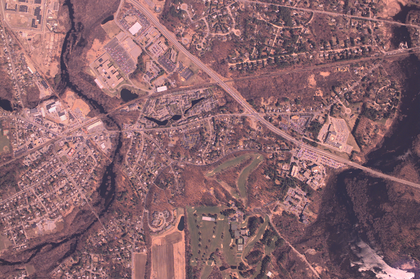
%> input picture Digital Image Processing/Histogram_Matching/color_cast.png, 420 x 279 px, shrunk from 1530 x 1018 before the run
$ octave myHistMatch_RGB.m   (GNU Octave 9; MATLAB toolbox functions it lacks are replaced by stand-ins)
%> lines starting %> are read from the running program, lines starting %| are printed output that depends on the picture
% function [enhancedImage] = myHistMatch(inputImage, refImage)
    % Read both the input Image and the reference image
    I = imread('color_cast.png');
%> I is the input picture: size 279x420x3 uint8; mean R, G, B 138.5, 101.6, 109.1
    Ref_image = imread('hist_ref.png');
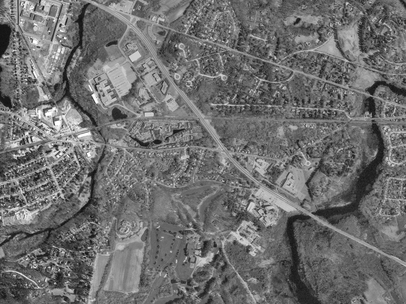
%> input picture Digital Image Processing/Histogram_Matching/hist_ref.png, 406 x 304 px, shrunk from 1478 x 1108 before the run
%> Ref_image is the input picture: size 304x406 uint8; min 15, max 255, mean 110.8

    % Separate the RGB channels from I.
    R = I(:,:,1);
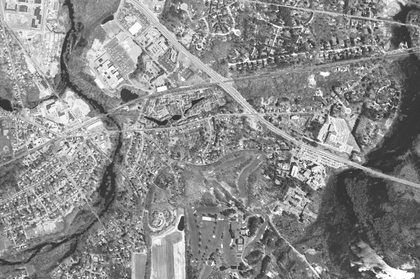
%> R: size 279x420 uint8; min 32, max 255, mean 138.5
    G = I(:,:,2);
    B = I(:,:,3);
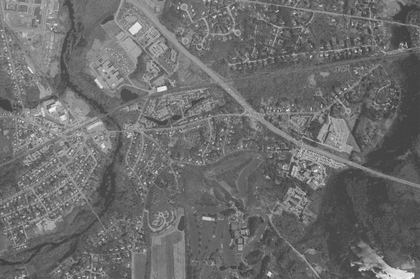
%> B: size 279x420 uint8; min 55, max 255, mean 109.1

    % Find out the sizes of input and reference image
    image_size_ref = size(Ref_image);
%> image_size_ref = [304 406]
    image_size_RGB = size(R);
%> image_size_RGB = [279 420]

    % Initialize enhanced image
    enhancedImage = zeros(image_size_RGB(1,1), image_size_RGB(1,2), 3, 'uint8');

    % Find the total pixel of the image

    tp_ref = image_size_ref(1,1) * image_size_ref(1,2);
%> tp_ref = 123424
    ref_normalized = zeros(1,256);

    % Precalculate the reference constant:
    ref_constant = 1 / tp_ref;
%> ref_constant = 8.1e-06

    % Calculate the normalized reference image
    for i = 1:1:image_size_ref(1,1)
        for j = 1:1:image_size_ref(1,2)
            temp = Ref_image(i,j);
                ref_normalized(1,temp+1) = ref_normalized(1,temp+1) + ref_constant;
        end
    end
%> after the loop, ref_normalized = 256 values, max 0.014 at index 104, min 0 at index 1, mean 0.00391

    % Compute on RGB
    tp_RGB = image_size_RGB(1,1) * image_size_RGB(1,2);
%> tp_RGB = 117180
    ref_R = zeros(1,256);
    ref_G = zeros(1,256);
    ref_B = zeros(1,256);

    % Precalculate the constant:
    RGB_constant = 1 / tp_RGB;
%> RGB_constant = 8.53e-06

    % For R channel
    for i = 1:1:image_size_RGB(1,1)
        for j = 1:1:image_size_RGB(1,2)
            temp = R(i,j);
                ref_R(1,temp+1) = ref_R(1,temp+1) + RGB_constant;
        end
    end
%> after the loop, ref_R = 256 values, max 0.00952 at index 135, min 0 at index 1, mean 0.00391

    % For G channel
    for i = 1:1:image_size_RGB(1,1)
        for j = 1:1:image_size_RGB(1,2)
            temp = G(i,j);
                ref_G(1,temp+1) = ref_G(1,temp+1) + RGB_constant;
        end
    end
%> after the loop, ref_G = 256 values, max 0.0146 at index 92, min 0 at index 1, mean 0.00391

    % For B channel
    for i = 1:1:image_size_RGB(1,1)
        for j = 1:1:image_size_RGB(1,2)
            temp = B(i,j);
                ref_B(1,temp+1) = ref_B(1,temp+1) + RGB_constant;
        end
    end
%> after the loop, ref_B = 256 values, max 0.0206 at index 102, min 0 at index 1, mean 0.00391

    % Initiate CDF for ref and R G B
    cdf_ref = zeros(1,256);
    cdf_R = zeros(1,256);
    cdf_G = zeros(1,256);
    cdf_B = zeros(1,256);
    temp2 = 0.0;

    % Calculate CDF for reference
    for i = 1:1:256
       temp2 = temp2 + ref_normalized(1,i);
       cdf_ref(1,i) = temp2;
    end
%> this loop made 256 passes
%> temp2 on passes 1 to 3: 0, 0, 0
%> after the loop, cdf_ref = 256 values from 0 to 1; temp2 = 1

    % Calculate CDF for RGB
    temp2 = 0.0;
    for i = 1:1:256
       temp2 = temp2 + ref_R(1,i);
       cdf_R(1,i) = temp2;
    end
%> after the loop, cdf_R = 256 values from 0 to 1; temp2 = 1

    temp2 = 0.0;
    for i = 1:1:256
       temp2 = temp2 + ref_G(1,i);
       cdf_G(1,i) = temp2;
    end
%> after the loop, cdf_G = 256 values from 0 to 1; temp2 = 1

    temp2 = 0.0;
    for i = 1:1:256
       temp2 = temp2 + ref_B(1,i);
       cdf_B(1,i) = temp2;
    end
%> after the loop, cdf_B = 256 values from 0 to 1; temp2 = 1

    M = zeros(1, 256);

    % Mapping between R and ref.
    for i = 1 : 256
        [~,ind] = min(abs(cdf_R(i) - cdf_ref));
        M(i) = ind-1;
    end
%> this loop made 256 passes
%> ind on passes 1 to 3: 1, 1, 1
%> after the loop, M = 256 values from 0 to 254
    enhanced_R = uint8(M(double(R)+1));
    enhancedImage(:,:,1) = enhanced_R;
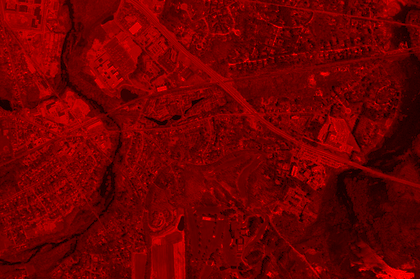
%> enhancedImage: size 279x420x3 uint8; mean R, G, B 110.8, 0, 0

    % Mapping between G and ref.
    for i = 1 : 256
        [~,ind] = min(abs(cdf_G(i) - cdf_ref));
        M(i) = ind-1;
    end
    enhanced_G = uint8(M(double(G)+1));
    enhancedImage(:,:,2) = enhanced_G;
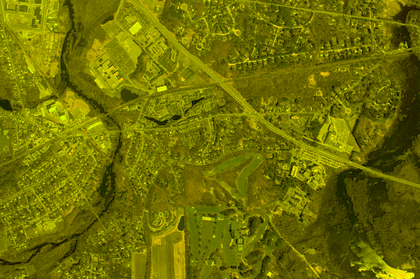
%> enhancedImage: size 279x420x3 uint8; mean R, G, B 110.8, 111, 0

    % Mapping between B and ref.
    for i = 1 : 256
        [~,ind] = min(abs(cdf_B(i) - cdf_ref));
        M(i) = ind-1;
    end
    enhanced_B = uint8(M(double(B)+1));
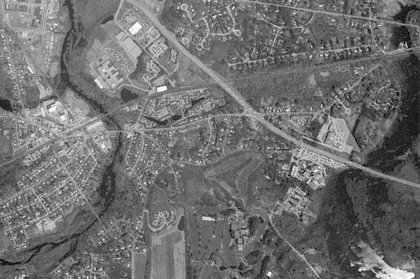
%> enhanced_B: size 279x420 uint8; min 0, max 254, mean 111.1
    enhancedImage(:,:,3) = enhanced_B;
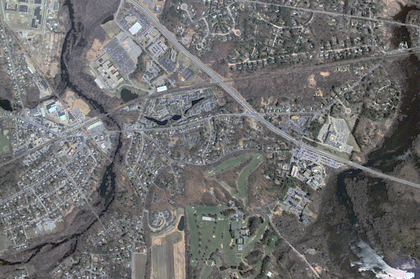
%> enhancedImage: size 279x420x3 uint8; mean R, G, B 110.8, 111, 111.1

% [25 lines of commented-out code are left out]
